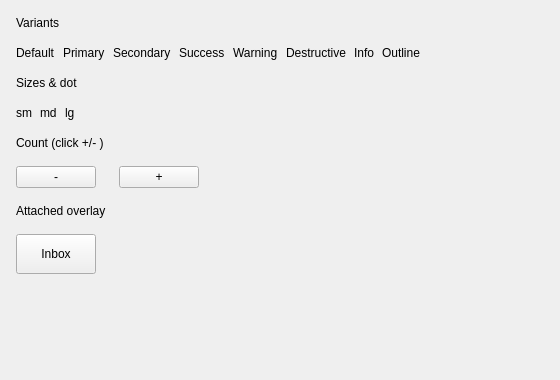
<?xml version='1.0' encoding='utf-8'?>
<ui version="4.0">
 <class>MainWindow</class>
 <widget class="QMainWindow" name="MainWindow">
  <property name="geometry">
   <rect>
    <x>0</x>
    <y>0</y>
    <width>560</width>
    <height>380</height>
   </rect>
  </property>
  <property name="windowTitle">
   <string>QCustomBadge</string>
  </property>
  <widget class="QWidget" name="centralwidget">
   <layout class="QVBoxLayout" name="rootLayout">
    <property name="spacing">
     <number>16</number>
    </property>
    <property name="leftMargin">
     <number>16</number>
    </property>
    <property name="topMargin">
     <number>16</number>
    </property>
    <property name="rightMargin">
     <number>16</number>
    </property>
    <property name="bottomMargin">
     <number>16</number>
    </property>
    <item>
     <widget class="QLabel" name="sectionVariants">
      <property name="text">
       <string>Variants</string>
      </property>
     </widget>
    </item>
    <item>
     <layout class="QHBoxLayout" name="variantRow">
      <property name="spacing">
       <number>8</number>
      </property>
      <item>
       <widget class="QCustomBadge" name="badgeDefault">
        <property name="text">
         <string>Default</string>
        </property>
       </widget>
      </item>
      <item>
       <widget class="QCustomBadge" name="badgePrimary">
        <property name="text">
         <string>Primary</string>
        </property>
        <property name="variant" stdset="0">
         <string>primary</string>
        </property>
       </widget>
      </item>
      <item>
       <widget class="QCustomBadge" name="badgeSecondary">
        <property name="text">
         <string>Secondary</string>
        </property>
        <property name="variant" stdset="0">
         <string>secondary</string>
        </property>
       </widget>
      </item>
      <item>
       <widget class="QCustomBadge" name="badgeSuccess">
        <property name="text">
         <string>Success</string>
        </property>
        <property name="variant" stdset="0">
         <string>success</string>
        </property>
       </widget>
      </item>
      <item>
       <widget class="QCustomBadge" name="badgeWarning">
        <property name="text">
         <string>Warning</string>
        </property>
        <property name="variant" stdset="0">
         <string>warning</string>
        </property>
       </widget>
      </item>
      <item>
       <widget class="QCustomBadge" name="badgeDestructive">
        <property name="text">
         <string>Destructive</string>
        </property>
        <property name="variant" stdset="0">
         <string>destructive</string>
        </property>
       </widget>
      </item>
      <item>
       <widget class="QCustomBadge" name="badgeInfo">
        <property name="text">
         <string>Info</string>
        </property>
        <property name="variant" stdset="0">
         <string>info</string>
        </property>
       </widget>
      </item>
      <item>
       <widget class="QCustomBadge" name="badgeOutline">
        <property name="text">
         <string>Outline</string>
        </property>
        <property name="variant" stdset="0">
         <string>outline</string>
        </property>
       </widget>
      </item>
      <item>
       <spacer name="variantSpacer">
        <property name="orientation">
         <enum>Qt::Horizontal</enum>
        </property>
        <property name="sizeHint" stdset="0">
         <size>
          <width>0</width>
          <height>0</height>
         </size>
        </property>
       </spacer>
      </item>
     </layout>
    </item>
    <item>
     <widget class="QLabel" name="sectionSizes">
      <property name="text">
       <string>Sizes &amp; dot</string>
      </property>
     </widget>
    </item>
    <item>
     <layout class="QHBoxLayout" name="sizeRow">
      <property name="spacing">
       <number>8</number>
      </property>
      <item>
       <widget class="QCustomBadge" name="badgeSizeSm">
        <property name="text">
         <string>sm</string>
        </property>
        <property name="variant" stdset="0">
         <string>primary</string>
        </property>
        <property name="sizeVariant" stdset="0">
         <string>sm</string>
        </property>
       </widget>
      </item>
      <item>
       <widget class="QCustomBadge" name="badgeSizeMd">
        <property name="text">
         <string>md</string>
        </property>
        <property name="variant" stdset="0">
         <string>primary</string>
        </property>
        <property name="sizeVariant" stdset="0">
         <string>md</string>
        </property>
       </widget>
      </item>
      <item>
       <widget class="QCustomBadge" name="badgeSizeLg">
        <property name="text">
         <string>lg</string>
        </property>
        <property name="variant" stdset="0">
         <string>primary</string>
        </property>
        <property name="sizeVariant" stdset="0">
         <string>lg</string>
        </property>
       </widget>
      </item>
      <item>
       <widget class="QCustomBadge" name="dotSm">
        <property name="variant" stdset="0">
         <string>success</string>
        </property>
        <property name="sizeVariant" stdset="0">
         <string>sm</string>
        </property>
        <property name="dot" stdset="0">
         <bool>true</bool>
        </property>
       </widget>
      </item>
      <item>
       <widget class="QCustomBadge" name="dotMd">
        <property name="variant" stdset="0">
         <string>success</string>
        </property>
        <property name="sizeVariant" stdset="0">
         <string>md</string>
        </property>
        <property name="dot" stdset="0">
         <bool>true</bool>
        </property>
       </widget>
      </item>
      <item>
       <widget class="QCustomBadge" name="dotLg">
        <property name="variant" stdset="0">
         <string>success</string>
        </property>
        <property name="sizeVariant" stdset="0">
         <string>lg</string>
        </property>
        <property name="dot" stdset="0">
         <bool>true</bool>
        </property>
       </widget>
      </item>
      <item>
       <spacer name="sizeSpacer">
        <property name="orientation">
         <enum>Qt::Horizontal</enum>
        </property>
        <property name="sizeHint" stdset="0">
         <size>
          <width>0</width>
          <height>0</height>
         </size>
        </property>
       </spacer>
      </item>
     </layout>
    </item>
    <item>
     <widget class="QLabel" name="sectionCount">
      <property name="text">
       <string>Count (click +/- )</string>
      </property>
     </widget>
    </item>
    <item>
     <layout class="QHBoxLayout" name="countRow">
      <property name="spacing">
       <number>8</number>
      </property>
      <item>
       <widget class="QPushButton" name="minusButton">
        <property name="text">
         <string>-</string>
        </property>
       </widget>
      </item>
      <item>
       <widget class="QCustomBadge" name="countBadge">
        <property name="variant" stdset="0">
         <string>destructive</string>
        </property>
       </widget>
      </item>
      <item>
       <widget class="QPushButton" name="plusButton">
        <property name="text">
         <string>+</string>
        </property>
       </widget>
      </item>
      <item>
       <spacer name="countSpacer">
        <property name="orientation">
         <enum>Qt::Horizontal</enum>
        </property>
        <property name="sizeHint" stdset="0">
         <size>
          <width>0</width>
          <height>0</height>
         </size>
        </property>
       </spacer>
      </item>
     </layout>
    </item>
    <item>
     <widget class="QLabel" name="sectionOverlay">
      <property name="text">
       <string>Attached overlay</string>
      </property>
     </widget>
    </item>
    <item>
     <layout class="QHBoxLayout" name="overlayRow">
      <item>
       <widget class="QPushButton" name="inboxButton">
        <property name="text">
         <string>  Inbox  </string>
        </property>
        <property name="minimumSize">
         <size>
          <width>0</width>
          <height>40</height>
         </size>
        </property>
       </widget>
      </item>
      <item>
       <widget class="QCustomBadge" name="overlayBadge">
        <property name="variant" stdset="0">
         <string>primary</string>
        </property>
       </widget>
      </item>
      <item>
       <spacer name="overlaySpacer">
        <property name="orientation">
         <enum>Qt::Horizontal</enum>
        </property>
        <property name="sizeHint" stdset="0">
         <size>
          <width>0</width>
          <height>0</height>
         </size>
        </property>
       </spacer>
      </item>
     </layout>
    </item>
    <item>
     <spacer name="bottomSpacer">
      <property name="orientation">
       <enum>Qt::Vertical</enum>
      </property>
      <property name="sizeHint" stdset="0">
       <size>
        <width>0</width>
        <height>0</height>
       </size>
      </property>
     </spacer>
    </item>
   </layout>
  </widget>
 </widget>
 <customwidgets>
  <customwidget>
   <class>QCustomBadge</class>
   <extends>QLabel</extends>
   <header location="global">Custom_Widgets.QCustomBadge.h</header>
  </customwidget>
 <customwidget><class>QPushButton</class><extends>QPushButton</extends><header location="global">Custom_Widgets.Theme.h</header><container>1</container></customwidget><customwidget><class>QLabel</class><extends>QLabel</extends><header location="global">Custom_Widgets.Theme.h</header><container>1</container></customwidget></customwidgets>
 <connections />
</ui>
